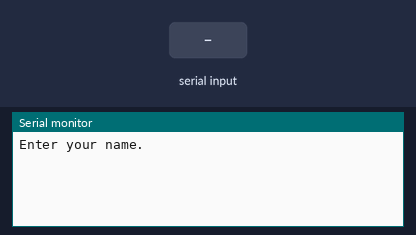
Recording of a sketch running on a simulated Arduino Uno, built with avr-gcc and run on an emulated ATmega328P. On the bench: the last lines printed to the serial monitor. The test bench sets the inputs (shaded band).

Above: at 1.2 s.
1.3 s: "1" received over Serial
At 3.5 s:
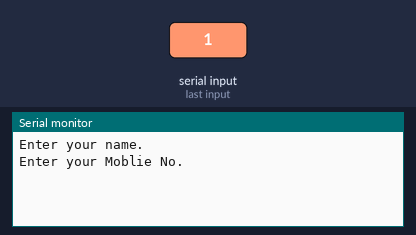
3.8 s: "0" received over Serial
At 5.6 s:
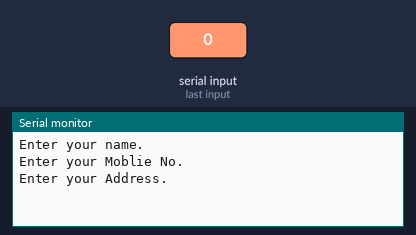
6.3 s: "2" received over Serial
At 8.5 s:
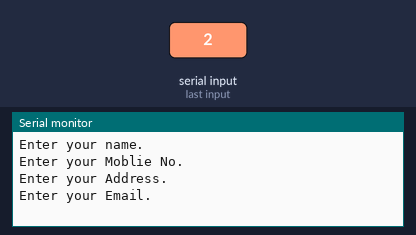
8.8 s: "1" received over Serial
At 10.4 s:
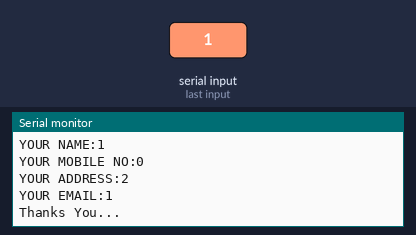

Measured:
- after the input at 1.3 s, the serial monitor: prints a new line after 1.0 s (image 1)
- after the input at 3.8 s, the serial monitor: prints a new line after 1.0 s (image 2)
- after the input at 6.3 s, the serial monitor: prints a new line after 1.0 s (image 3)
- after the input at 8.8 s, the serial monitor: prints a new line after 1.0 s (image 4)

The sketch:

Serial_get_String.ino
```cpp
String name = "";
String Mobile = "";
String Address = "";
String Email = "";

void setup()
{
    Serial.begin(9600);
}

void loop()
{
    Serial.println("Enter your name.");
    while (Serial.available() == 0)   {}
    name = Serial.readString(); //Reading the Input string from Serial port.
    Serial.println("Enter your Moblie No.");
    while (Serial.available() == 0) {}
    Mobile = Serial.readString();
    Serial.println("Enter your Address.");
    while (Serial.available() == 0) {}
    Address = Serial.readString();
    Serial.println("Enter your Email.");
    while (Serial.available() == 0) {}
    Email = Serial.readString();
    Serial.println("-------------------------"); //Showing the details
    Serial.println("YOUR NAME:" + name);
    Serial.println("YOUR MOBILE NO:" + Mobile);
    Serial.println("YOUR ADDRESS:" + Address);
    Serial.println("YOUR EMAIL:" + Email);
    Serial.println("Thanks You...");
    Serial.println("");
    while (Serial.available() == 0) {}
}
```
